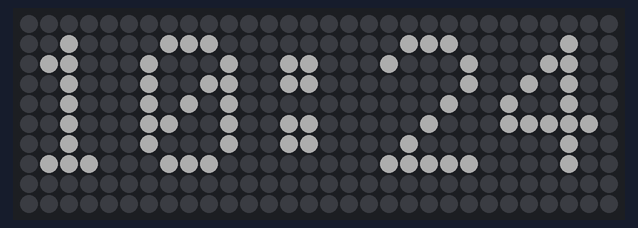
A sketch run on a simulated ESP8266 (NodeMCU). Parts: 30×10 RGB LED matrix (first LED top left, wired row by row). Dim RGB values are drawn brighter than linear; WiFi joins after 1.5 s; servers stay silent unless stated; network time is answered at once with the bench clock; the local clock reads 2024-03-15 10:24:30 at power-on unless the sketch sets it.

Above: at 2.1 s.
At 30.3 s:
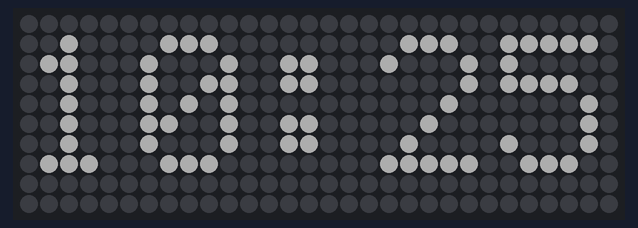
At 90.9 s:
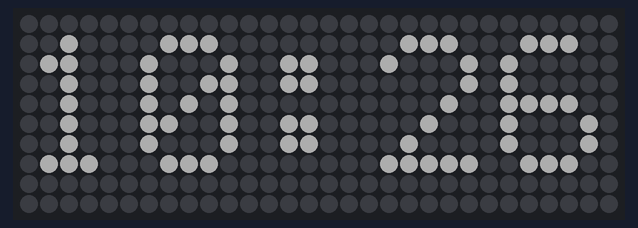

The sketch:

Clock_Display.ino
```cpp
#include <ESP8266WiFi.h>
#include <WiFiUdp.h>
#include <NTPClient.h>
#include <FastLED.h>

#define LED_PIN     D2
#define COLOR_ORDER GRB
#define CHIPSET     WS2812B
#define BRIGHTNESS  50

#define MATRIX_WIDTH 30
#define MATRIX_HEIGHT 10
#define NUM_LEDS (MATRIX_WIDTH * MATRIX_HEIGHT)

CRGB leds[NUM_LEDS];

const char* ssid = "Roronoa_Zoro";
const char* password = "6060n04_";

WiFiUDP ntpUDP;
NTPClient timeClient(ntpUDP, "pool.ntp.org", 19800, 1000); // +5:30 IST

// Custom improved font: 5x7
const byte font5x7[][5] = {
  {0x3E,0x51,0x49,0x45,0x3E}, // 0
  {0x00,0x42,0x7F,0x40,0x00}, // 1
  {0x42,0x61,0x51,0x49,0x46}, // 2
  {0x21,0x41,0x45,0x4B,0x31}, // 3
  {0x18,0x14,0x12,0x7F,0x10}, // 4
  {0x27,0x45,0x45,0x45,0x39}, // 5
  {0x3E,0x49,0x49,0x49,0x30}, // 6
  {0x01,0x71,0x09,0x05,0x03}, // 7
  {0x36,0x49,0x49,0x49,0x36}, // 8
  {0x06,0x49,0x49,0x29,0x1E}, // 9
  {0x00,0x36,0x36,0x00,0x00}  // :
};

int getFontIndex(char c) {
  if (c >= '0' && c <= '9') return c - '0';
  if (c == ':') return 10;
  return 0;
}

int getPixelIndex(int x, int y) {
  if (y % 2 == 0)
    return y * MATRIX_WIDTH + x;
  else
    return y * MATRIX_WIDTH + (MATRIX_WIDTH - 1 - x);
}

void drawChar(char c, int xOffset, int yOffset = 1) {
  int index = getFontIndex(c);
  for (int col = 0; col < 5; col++) {
    byte line = font5x7[index][col];
    for (int row = 0; row < 7; row++) {
      bool pixelOn = line & (1 << row);
      int x = xOffset + col;
      int y = yOffset + row;
      if (x >= 0 && x < MATRIX_WIDTH && y >= 0 && y < MATRIX_HEIGHT) {
        leds[getPixelIndex(x, y)] = pixelOn ? CRGB::White : CRGB::Black;
      }
    }
  }
}

void drawText(String text, int xOffset) {
  for (int i = 0; i < text.length(); i++) {
    drawChar(text[i], xOffset + i * 6); // 5px + 1px space
  }
}

void setup() {
  FastLED.addLeds<CHIPSET, LED_PIN, COLOR_ORDER>(leds, NUM_LEDS).setCorrection(TypicalLEDStrip);
  FastLED.setBrightness(BRIGHTNESS);
  WiFi.begin(ssid, password);
  while (WiFi.status() != WL_CONNECTED) delay(1000);
  timeClient.begin();
}

void loop() {
  timeClient.update();

  int hours = timeClient.getHours();
  int minutes = timeClient.getMinutes();

  // Convert to 12-hour format
  if (hours >= 12) {
    if (hours > 12) hours -= 12;
  } else if (hours == 0) {
    hours = 12;
  }

  String timeStr = (hours < 10 ? " " : "") + String(hours) + ":" + (minutes < 10 ? "0" : "") + String(minutes);

  // Total text width = characters * 6
  int textPixelWidth = timeStr.length() * 6 - 1;
  int xOffset = (MATRIX_WIDTH - textPixelWidth) / 2;

  FastLED.clear();
  drawText(timeStr, xOffset);
  FastLED.show();
  delay(1000);
}
```

Measured:
- what the display in image 0 shows lasts 28.3 s, from 2.0 s to 30.3 s
- what the display in image 1 shows lasts 60.5 s, from 30.3 s to 90.8 s
